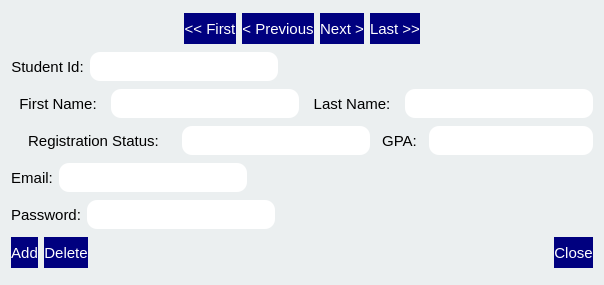
<?xml version="1.0" encoding="UTF-8"?>
<ui version="4.0">
 <class>studentFormDialog</class>
 <widget class="QDialog" name="studentFormDialog">
  <property name="geometry">
   <rect>
    <x>0</x>
    <y>0</y>
    <width>604</width>
    <height>285</height>
   </rect>
  </property>
  <property name="windowTitle">
   <string>Dialog</string>
  </property>
  <property name="styleSheet">
   <string notr="true">QDialog {background-color: rgb(235, 239, 240);}
QPushButton {background-color: rgb(0, 0, 127); color: white; border-width: 2 px; border-radius: 10 px; }
QLabel {color: black;}
QLineEdit {background-color: white; color: black; border-width: 2 px; border-radius: 10px;}</string>
  </property>
  <layout class="QVBoxLayout" name="verticalLayout">
   <item>
    <layout class="QHBoxLayout" name="horizontalLayout">
     <item>
      <spacer name="horizontalSpacer_5">
       <property name="orientation">
        <enum>Qt::Horizontal</enum>
       </property>
       <property name="sizeType">
        <enum>QSizePolicy::MinimumExpanding</enum>
       </property>
       <property name="sizeHint" stdset="0">
        <size>
         <width>40</width>
         <height>20</height>
        </size>
       </property>
      </spacer>
     </item>
     <item>
      <widget class="QPushButton" name="firstButton">
       <property name="sizePolicy">
        <sizepolicy hsizetype="Fixed" vsizetype="Fixed">
         <horstretch>0</horstretch>
         <verstretch>0</verstretch>
        </sizepolicy>
       </property>
       <property name="minimumSize">
        <size>
         <width>0</width>
         <height>31</height>
        </size>
       </property>
       <property name="font">
        <font>
         <family>Arial</family>
         <pointsize>11</pointsize>
        </font>
       </property>
       <property name="text">
        <string>&lt;&lt; First</string>
       </property>
       <property name="autoDefault">
        <bool>false</bool>
       </property>
       <property name="default">
        <bool>false</bool>
       </property>
      </widget>
     </item>
     <item>
      <widget class="QPushButton" name="previousButton">
       <property name="sizePolicy">
        <sizepolicy hsizetype="Fixed" vsizetype="Fixed">
         <horstretch>0</horstretch>
         <verstretch>0</verstretch>
        </sizepolicy>
       </property>
       <property name="minimumSize">
        <size>
         <width>0</width>
         <height>31</height>
        </size>
       </property>
       <property name="font">
        <font>
         <family>Arial</family>
         <pointsize>11</pointsize>
        </font>
       </property>
       <property name="text">
        <string>&lt; Previous</string>
       </property>
       <property name="autoDefault">
        <bool>false</bool>
       </property>
       <property name="default">
        <bool>false</bool>
       </property>
      </widget>
     </item>
     <item>
      <widget class="QPushButton" name="nextButton">
       <property name="sizePolicy">
        <sizepolicy hsizetype="Fixed" vsizetype="Fixed">
         <horstretch>0</horstretch>
         <verstretch>0</verstretch>
        </sizepolicy>
       </property>
       <property name="minimumSize">
        <size>
         <width>0</width>
         <height>31</height>
        </size>
       </property>
       <property name="font">
        <font>
         <family>Arial</family>
         <pointsize>11</pointsize>
        </font>
       </property>
       <property name="text">
        <string>Next &gt;</string>
       </property>
       <property name="autoDefault">
        <bool>false</bool>
       </property>
       <property name="default">
        <bool>false</bool>
       </property>
      </widget>
     </item>
     <item>
      <widget class="QPushButton" name="lastButton">
       <property name="sizePolicy">
        <sizepolicy hsizetype="Fixed" vsizetype="Fixed">
         <horstretch>0</horstretch>
         <verstretch>0</verstretch>
        </sizepolicy>
       </property>
       <property name="minimumSize">
        <size>
         <width>0</width>
         <height>31</height>
        </size>
       </property>
       <property name="font">
        <font>
         <family>Arial</family>
         <pointsize>11</pointsize>
        </font>
       </property>
       <property name="text">
        <string>Last &gt;&gt;</string>
       </property>
       <property name="autoDefault">
        <bool>false</bool>
       </property>
       <property name="default">
        <bool>false</bool>
       </property>
      </widget>
     </item>
     <item>
      <spacer name="horizontalSpacer_6">
       <property name="orientation">
        <enum>Qt::Horizontal</enum>
       </property>
       <property name="sizeType">
        <enum>QSizePolicy::MinimumExpanding</enum>
       </property>
       <property name="sizeHint" stdset="0">
        <size>
         <width>40</width>
         <height>20</height>
        </size>
       </property>
      </spacer>
     </item>
    </layout>
   </item>
   <item>
    <layout class="QHBoxLayout" name="horizontalLayout_2">
     <item>
      <widget class="QLabel" name="studentIdLabel">
       <property name="maximumSize">
        <size>
         <width>96</width>
         <height>41</height>
        </size>
       </property>
       <property name="font">
        <font>
         <family>Arial</family>
         <pointsize>11</pointsize>
        </font>
       </property>
       <property name="text">
        <string>Student Id:</string>
       </property>
       <property name="alignment">
        <set>Qt::AlignCenter</set>
       </property>
       <property name="buddy">
        <cstring>studentIdLineEdit</cstring>
       </property>
      </widget>
     </item>
     <item>
      <widget class="QLineEdit" name="studentIdLineEdit">
       <property name="sizePolicy">
        <sizepolicy hsizetype="Fixed" vsizetype="Fixed">
         <horstretch>0</horstretch>
         <verstretch>0</verstretch>
        </sizepolicy>
       </property>
       <property name="minimumSize">
        <size>
         <width>188</width>
         <height>29</height>
        </size>
       </property>
       <property name="font">
        <font>
         <family>Arial</family>
         <pointsize>11</pointsize>
        </font>
       </property>
       <property name="alignment">
        <set>Qt::AlignCenter</set>
       </property>
       <property name="placeholderText">
        <string/>
       </property>
      </widget>
     </item>
     <item>
      <spacer name="horizontalSpacer_4">
       <property name="orientation">
        <enum>Qt::Horizontal</enum>
       </property>
       <property name="sizeType">
        <enum>QSizePolicy::MinimumExpanding</enum>
       </property>
       <property name="sizeHint" stdset="0">
        <size>
         <width>40</width>
         <height>20</height>
        </size>
       </property>
      </spacer>
     </item>
    </layout>
   </item>
   <item>
    <layout class="QHBoxLayout" name="horizontalLayout_3">
     <item>
      <widget class="QLabel" name="fNameLabel">
       <property name="maximumSize">
        <size>
         <width>102</width>
         <height>41</height>
        </size>
       </property>
       <property name="font">
        <font>
         <family>Arial</family>
         <pointsize>11</pointsize>
        </font>
       </property>
       <property name="text">
        <string>First Name:</string>
       </property>
       <property name="alignment">
        <set>Qt::AlignCenter</set>
       </property>
       <property name="buddy">
        <cstring>fNameLineEdit</cstring>
       </property>
      </widget>
     </item>
     <item alignment="Qt::AlignHCenter">
      <widget class="QLineEdit" name="fNameLineEdit">
       <property name="sizePolicy">
        <sizepolicy hsizetype="Fixed" vsizetype="Fixed">
         <horstretch>0</horstretch>
         <verstretch>0</verstretch>
        </sizepolicy>
       </property>
       <property name="minimumSize">
        <size>
         <width>188</width>
         <height>29</height>
        </size>
       </property>
       <property name="font">
        <font>
         <family>Arial</family>
         <pointsize>11</pointsize>
        </font>
       </property>
       <property name="alignment">
        <set>Qt::AlignCenter</set>
       </property>
       <property name="placeholderText">
        <string/>
       </property>
      </widget>
     </item>
     <item>
      <widget class="QLabel" name="lNameLabel">
       <property name="maximumSize">
        <size>
         <width>101</width>
         <height>41</height>
        </size>
       </property>
       <property name="font">
        <font>
         <family>Arial</family>
         <pointsize>11</pointsize>
        </font>
       </property>
       <property name="text">
        <string>Last Name:</string>
       </property>
       <property name="alignment">
        <set>Qt::AlignCenter</set>
       </property>
       <property name="buddy">
        <cstring>lNameLineEdit</cstring>
       </property>
      </widget>
     </item>
     <item>
      <widget class="QLineEdit" name="lNameLineEdit">
       <property name="sizePolicy">
        <sizepolicy hsizetype="Fixed" vsizetype="Fixed">
         <horstretch>0</horstretch>
         <verstretch>0</verstretch>
        </sizepolicy>
       </property>
       <property name="minimumSize">
        <size>
         <width>188</width>
         <height>29</height>
        </size>
       </property>
       <property name="font">
        <font>
         <family>Arial</family>
         <pointsize>11</pointsize>
        </font>
       </property>
       <property name="alignment">
        <set>Qt::AlignCenter</set>
       </property>
       <property name="placeholderText">
        <string/>
       </property>
      </widget>
     </item>
    </layout>
   </item>
   <item>
    <layout class="QHBoxLayout" name="horizontalLayout_4">
     <item>
      <widget class="QLabel" name="regStatusLabel">
       <property name="maximumSize">
        <size>
         <width>173</width>
         <height>41</height>
        </size>
       </property>
       <property name="font">
        <font>
         <family>Arial</family>
         <pointsize>11</pointsize>
        </font>
       </property>
       <property name="text">
        <string>Registration Status:</string>
       </property>
       <property name="alignment">
        <set>Qt::AlignCenter</set>
       </property>
       <property name="buddy">
        <cstring>regStatusLineEdit</cstring>
       </property>
      </widget>
     </item>
     <item>
      <widget class="QLineEdit" name="regStatusLineEdit">
       <property name="sizePolicy">
        <sizepolicy hsizetype="Fixed" vsizetype="Fixed">
         <horstretch>0</horstretch>
         <verstretch>0</verstretch>
        </sizepolicy>
       </property>
       <property name="minimumSize">
        <size>
         <width>188</width>
         <height>29</height>
        </size>
       </property>
       <property name="font">
        <font>
         <family>Arial</family>
         <pointsize>11</pointsize>
        </font>
       </property>
       <property name="alignment">
        <set>Qt::AlignCenter</set>
       </property>
       <property name="placeholderText">
        <string/>
       </property>
      </widget>
     </item>
     <item>
      <widget class="QLabel" name="gpaLabel">
       <property name="maximumSize">
        <size>
         <width>47</width>
         <height>41</height>
        </size>
       </property>
       <property name="font">
        <font>
         <family>Arial</family>
         <pointsize>11</pointsize>
        </font>
       </property>
       <property name="text">
        <string>GPA:</string>
       </property>
       <property name="alignment">
        <set>Qt::AlignCenter</set>
       </property>
       <property name="buddy">
        <cstring>gpaLineEdit</cstring>
       </property>
      </widget>
     </item>
     <item>
      <widget class="QLineEdit" name="gpaLineEdit">
       <property name="sizePolicy">
        <sizepolicy hsizetype="Fixed" vsizetype="Fixed">
         <horstretch>0</horstretch>
         <verstretch>0</verstretch>
        </sizepolicy>
       </property>
       <property name="maximumSize">
        <size>
         <width>188</width>
         <height>29</height>
        </size>
       </property>
       <property name="font">
        <font>
         <family>Arial</family>
         <pointsize>11</pointsize>
        </font>
       </property>
       <property name="alignment">
        <set>Qt::AlignCenter</set>
       </property>
       <property name="placeholderText">
        <string/>
       </property>
      </widget>
     </item>
    </layout>
   </item>
   <item>
    <layout class="QHBoxLayout" name="horizontalLayout_5">
     <item>
      <widget class="QLabel" name="emailLabel">
       <property name="maximumSize">
        <size>
         <width>54</width>
         <height>41</height>
        </size>
       </property>
       <property name="font">
        <font>
         <family>Arial</family>
         <pointsize>11</pointsize>
        </font>
       </property>
       <property name="text">
        <string>Email:</string>
       </property>
       <property name="alignment">
        <set>Qt::AlignCenter</set>
       </property>
       <property name="buddy">
        <cstring>emailLineEdit</cstring>
       </property>
      </widget>
     </item>
     <item>
      <widget class="QLineEdit" name="emailLineEdit">
       <property name="sizePolicy">
        <sizepolicy hsizetype="Fixed" vsizetype="Fixed">
         <horstretch>0</horstretch>
         <verstretch>0</verstretch>
        </sizepolicy>
       </property>
       <property name="minimumSize">
        <size>
         <width>188</width>
         <height>29</height>
        </size>
       </property>
       <property name="font">
        <font>
         <family>Arial</family>
         <pointsize>11</pointsize>
        </font>
       </property>
       <property name="text">
        <string/>
       </property>
       <property name="alignment">
        <set>Qt::AlignCenter</set>
       </property>
       <property name="placeholderText">
        <string/>
       </property>
      </widget>
     </item>
     <item>
      <spacer name="horizontalSpacer_2">
       <property name="orientation">
        <enum>Qt::Horizontal</enum>
       </property>
       <property name="sizeType">
        <enum>QSizePolicy::MinimumExpanding</enum>
       </property>
       <property name="sizeHint" stdset="0">
        <size>
         <width>40</width>
         <height>20</height>
        </size>
       </property>
      </spacer>
     </item>
    </layout>
   </item>
   <item>
    <layout class="QHBoxLayout" name="horizontalLayout_6">
     <item>
      <widget class="QLabel" name="passwordLabel">
       <property name="maximumSize">
        <size>
         <width>94</width>
         <height>41</height>
        </size>
       </property>
       <property name="font">
        <font>
         <family>Arial</family>
         <pointsize>11</pointsize>
        </font>
       </property>
       <property name="text">
        <string>Password:</string>
       </property>
       <property name="alignment">
        <set>Qt::AlignCenter</set>
       </property>
       <property name="buddy">
        <cstring>passwordLineEdit</cstring>
       </property>
      </widget>
     </item>
     <item>
      <widget class="QLineEdit" name="passwordLineEdit">
       <property name="sizePolicy">
        <sizepolicy hsizetype="Fixed" vsizetype="Fixed">
         <horstretch>0</horstretch>
         <verstretch>0</verstretch>
        </sizepolicy>
       </property>
       <property name="minimumSize">
        <size>
         <width>188</width>
         <height>29</height>
        </size>
       </property>
       <property name="font">
        <font>
         <family>Arial</family>
         <pointsize>11</pointsize>
        </font>
       </property>
       <property name="alignment">
        <set>Qt::AlignCenter</set>
       </property>
       <property name="placeholderText">
        <string/>
       </property>
      </widget>
     </item>
     <item>
      <spacer name="horizontalSpacer_3">
       <property name="orientation">
        <enum>Qt::Horizontal</enum>
       </property>
       <property name="sizeType">
        <enum>QSizePolicy::MinimumExpanding</enum>
       </property>
       <property name="sizeHint" stdset="0">
        <size>
         <width>40</width>
         <height>20</height>
        </size>
       </property>
      </spacer>
     </item>
    </layout>
   </item>
   <item>
    <layout class="QHBoxLayout" name="horizontalLayout_7">
     <item>
      <widget class="QPushButton" name="addButton">
       <property name="sizePolicy">
        <sizepolicy hsizetype="Fixed" vsizetype="Fixed">
         <horstretch>0</horstretch>
         <verstretch>0</verstretch>
        </sizepolicy>
       </property>
       <property name="minimumSize">
        <size>
         <width>0</width>
         <height>31</height>
        </size>
       </property>
       <property name="font">
        <font>
         <family>Arial</family>
         <pointsize>11</pointsize>
        </font>
       </property>
       <property name="text">
        <string>Add</string>
       </property>
       <property name="autoDefault">
        <bool>false</bool>
       </property>
       <property name="default">
        <bool>false</bool>
       </property>
      </widget>
     </item>
     <item>
      <widget class="QPushButton" name="deleteButton">
       <property name="sizePolicy">
        <sizepolicy hsizetype="Fixed" vsizetype="Fixed">
         <horstretch>0</horstretch>
         <verstretch>0</verstretch>
        </sizepolicy>
       </property>
       <property name="minimumSize">
        <size>
         <width>0</width>
         <height>31</height>
        </size>
       </property>
       <property name="font">
        <font>
         <family>Arial</family>
         <pointsize>11</pointsize>
        </font>
       </property>
       <property name="text">
        <string>Delete</string>
       </property>
       <property name="autoDefault">
        <bool>false</bool>
       </property>
       <property name="default">
        <bool>false</bool>
       </property>
      </widget>
     </item>
     <item>
      <spacer name="horizontalSpacer">
       <property name="orientation">
        <enum>Qt::Horizontal</enum>
       </property>
       <property name="sizeType">
        <enum>QSizePolicy::MinimumExpanding</enum>
       </property>
       <property name="sizeHint" stdset="0">
        <size>
         <width>40</width>
         <height>20</height>
        </size>
       </property>
      </spacer>
     </item>
     <item>
      <widget class="QPushButton" name="closeButton">
       <property name="sizePolicy">
        <sizepolicy hsizetype="Fixed" vsizetype="Fixed">
         <horstretch>0</horstretch>
         <verstretch>0</verstretch>
        </sizepolicy>
       </property>
       <property name="minimumSize">
        <size>
         <width>0</width>
         <height>31</height>
        </size>
       </property>
       <property name="font">
        <font>
         <family>Arial</family>
         <pointsize>11</pointsize>
        </font>
       </property>
       <property name="text">
        <string>Close</string>
       </property>
       <property name="autoDefault">
        <bool>false</bool>
       </property>
       <property name="default">
        <bool>true</bool>
       </property>
      </widget>
     </item>
    </layout>
   </item>
  </layout>
 </widget>
 <resources/>
 <connections/>
</ui>
